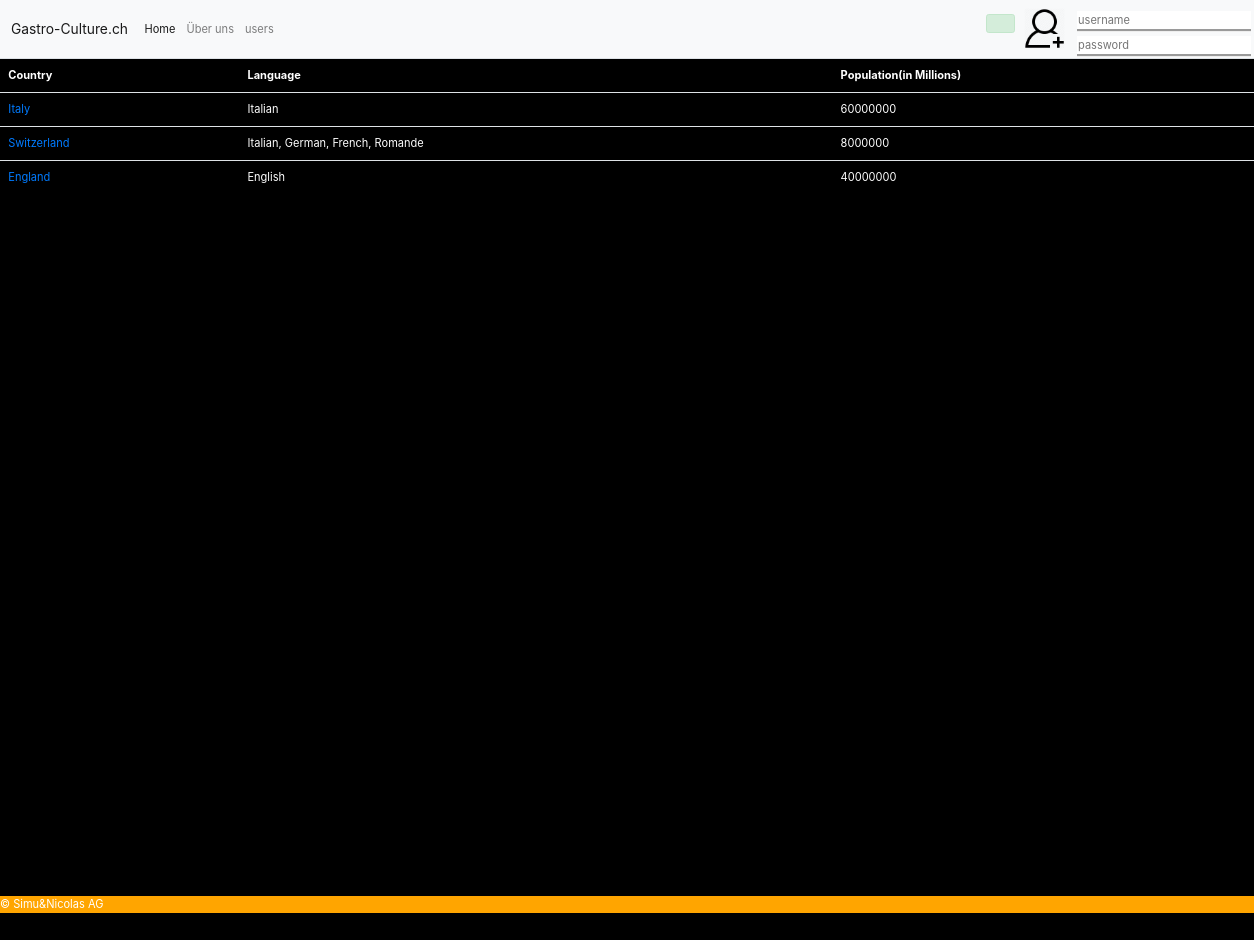
/Land?region=ala (signed in), run on the app's committed database.
### tables this page shows
CREATE TABLE  countries (
  country_id    INT UNSIGNED NOT NULL AUTO_INCREMENT,
  region_id     INT UNSIGNED NOT NULL,
  country       VARCHAR(64)  NOT NULL,
  language      VARCHAR(64)  NOT NULL,
  population    INT NOT NULL,
  PRIMARY KEY  (country_id),
  CONSTRAINT FK_Region FOREIGN KEY (region_id)
  REFERENCES regions(region_id)
  ON DELETE CASCADE);

### lib/View.php (called while the page is built, shortened)
<?php
class View
{
    private $viewfile;
    public function __construct($viewfile)
    {
        $this->viewfile = "./../view/$viewfile.php";
    }
    public function display()
    {
        require './../view/header.php';
        require $this->viewfile;
        require './../view/footer.php';
    }
}

### controller/LandController.php (called while the page is built)
<?php
require_once '..\repository\LandRepository.php';
class LandController
{
    public function index()
    {
        $landRepository = new LandRepository();
        $region = $_GET['region'];
        $view = new View('land_index');
        $view->title = 'Land';
        $view->heading = '';
        $view->countries = $landRepository->read($region);
        $view->display();
    }
}

### lib/Dispatcher.php (called while the page is built, shortened)
<?php
class Dispatcher
{
    public static function dispatch()
    {
        $method = 'index';
        $controller = new $controllerName();
        $controller->$method();
    }
}

### public/index.php (called while the page is built, shortened)
<?php
require_once '../lib/Dispatcher.php';
require_once '../lib/View.php';
$dispatcher = new Dispatcher();
$dispatcher->dispatch();

### config.php (called while the page is built)
<?php
  return array(
    'database' => array(
      'host' => 'localhost',
      'username' => 'root',
      'password' => '',
      'database' => 'gastro_culture_db',
    ),
  );
?>

### lib/ConnectionHandler.php (called while the page is built, shortened)
<?php
class ConnectionHandler
{
    private static $connection = null;
    public static function getConnection()
    {
        if (self::$connection === null) {
            $config = require '../config.php';
            $host = $config['database']['host'];
            $username = $config['database']['username'];
            $password = $config['database']['password'];
            $database = $config['database']['database'];
            self::$connection = new MySQLi($host, $username, $password, $database);
            self::$connection->set_charset('utf8');
        }
        return self::$connection;
    }
}

### repository/LandRepository.php (called while the page is built, shortened)
<?php
class LandRepository extends Repository
{
    protected $tableName = 'countries';
    public function read($region)
    {
        $query = "SELECT * FROM $this->tableName WHERE region_id=(SELECT region_id FROM regions where region like '$region%')";
        $statement = ConnectionHandler::getConnection()->prepare($query);
        $statement->execute();
        $result = $statement->get_result();
        $rows = array();
        while ($row = $result->fetch_object()) {
            $rows[] = $row;
        }
        return $rows;
    }
}

### view/land_index.php (the view)
<div class="panel panel-default">
    <div class="panel-body">
        <table class="table table-striped table-condensed">
            <thead>
            <tr>
                <th>Country</th>
                <th>Language</th>
                <th>Population(in Millions)</th>
            </tr>
            </thead>
            <tbody>
            <?php
            foreach($countries as $country) {
                echo "<tr>
				<td><a href='rezept?country=$country->country'>".$country->country."</a></td>
				<td>".$country->language."</td>
				<td>".$country->population."</td>
				</tr>\n";
            }
            ?>
            </tbody>
        </table>
    </div>
</div>

### public/css/style.css (style rules this page uses)
html { zoom: 69%; }
.body { background-color: black; color:white; }

### data on the page
countries: country "Italy", language "Italian", population "60000000"
countries: country "Switzerland", language "Italian, German, French, Romande", population "8000000"
countries: country "England", language "English", population "40000000"
